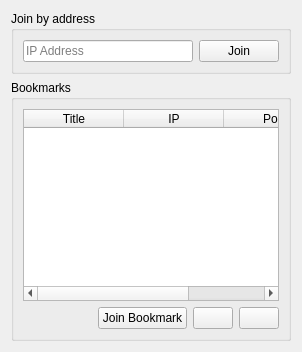
              <widget class="QWidget" name="stackedWidgetPage2">
               <layout class="QVBoxLayout" name="verticalLayout_28">
                <item>
                 <widget class="QGroupBox" name="groupBox_19">
                  <property name="title">
                   <string>Join by address</string>
                  </property>
                  <layout class="QHBoxLayout" name="horizontalLayout_3">
                   <item>
                    <widget class="QLineEdit" name="JoinAddressInput">
                     <property name="sizePolicy">
                      <sizepolicy hsizetype="Expanding" vsizetype="Fixed">
                       <horstretch>0</horstretch>
                       <verstretch>0</verstretch>
                      </sizepolicy>
                     </property>
                     <property name="placeholderText">
                      <string notr="true">IP Address</string>
                     </property>
                    </widget>
                   </item>
                   <item>
                    <widget class="QPushButton" name="JoinAddressButton">
                     <property name="text">
                      <string>Join</string>
                     </property>
                     <property name="icon">
                      <iconset resource="../ll.qrc">
                       <normaloff>:/assets/img/icons/media-playback-start.png</normaloff>:/assets/img/icons/media-playback-start.png</iconset>
                     </property>
                    </widget>
                   </item>
                  </layout>
                 </widget>
                </item>
                <item>
                 <widget class="QGroupBox" name="groupBox_20">
                  <property name="title">
                   <string>Bookmarks</string>
                  </property>
                  <layout class="QGridLayout" name="gridLayout_43">
                   <item row="1" column="1">
                    <widget class="QPushButton" name="JoinBookmarkButton">
                     <property name="sizeIncrement">
                      <size>
                       <width>0</width>
                       <height>0</height>
                      </size>
                     </property>
                     <property name="text">
                      <string>Join Bookmark</string>
                     </property>
                     <property name="icon">
                      <iconset resource="../ll.qrc">
                       <normaloff>:/assets/img/icons/media-playback-start.png</normaloff>:/assets/img/icons/media-playback-start.png</iconset>
                     </property>
                    </widget>
                   </item>
                   <item row="0" column="0" colspan="4">
                    <widget class="QTableWidget" name="SavedNetgameTable">
                     <property name="sizePolicy">
                      <sizepolicy hsizetype="Expanding" vsizetype="Expanding">
                       <horstretch>0</horstretch>
                       <verstretch>0</verstretch>
                      </sizepolicy>
                     </property>
                     <property name="sizeAdjustPolicy">
                      <enum>QAbstractScrollArea::SizeAdjustPolicy::AdjustIgnored</enum>
                     </property>
                     <property name="selectionBehavior">
                      <enum>QAbstractItemView::SelectionBehavior::SelectItems</enum>
                     </property>
                     <attribute name="horizontalHeaderCascadingSectionResizes">
                      <bool>true</bool>
                     </attribute>
                     <attribute name="verticalHeaderVisible">
                      <bool>false</bool>
                     </attribute>
                     <attribute name="verticalHeaderCascadingSectionResizes">
                      <bool>true</bool>
                     </attribute>
                     <column>
                      <property name="text">
                       <string>Title</string>
                      </property>
                     </column>
                     <column>
                      <property name="text">
                       <string>IP</string>
                      </property>
                     </column>
                     <column>
                      <property name="text">
                       <string>Port</string>
                      </property>
                     </column>
                    </widget>
                   </item>
                   <item row="1" column="0">
                    <spacer name="horizontalSpacer_10">
                     <property name="orientation">
                      <enum>Qt::Orientation::Horizontal</enum>
                     </property>
                     <property name="sizeHint" stdset="0">
                      <size>
                       <width>0</width>
                       <height>0</height>
                      </size>
                     </property>
                    </spacer>
                   </item>
                   <item row="1" column="2">
                    <widget class="QPushButton" name="AddServerButton">
                     <property name="toolTip">
                      <string>Add Bookmark</string>
                     </property>
                     <property name="icon">
                      <iconset resource="../ll.qrc">
                       <normaloff>:/assets/img/icons/list-add.png</normaloff>:/assets/img/icons/list-add.png</iconset>
                     </property>
                    </widget>
                   </item>
                   <item row="1" column="3">
                    <widget class="QPushButton" name="DeleteServerButton">
                     <property name="toolTip">
                      <string>Remove Bookmark</string>
                     </property>
                     <property name="icon">
                      <iconset resource="../ll.qrc">
                       <normaloff>:/assets/img/icons/list-remove.png</normaloff>:/assets/img/icons/list-remove.png</iconset>
                     </property>
                    </widget>
                   </item>
                  </layout>
                 </widget>
                </item>
               </layout>
              </widget>
